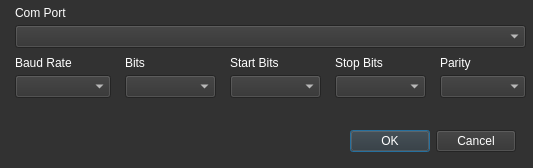
<?xml version="1.0" encoding="UTF-8"?>
<ui version="4.0">
 <class>ComPortDialog</class>
 <widget class="QDialog" name="ComPortDialog">
  <property name="windowModality">
   <enum>Qt::WindowModality::ApplicationModal</enum>
  </property>
  <property name="geometry">
   <rect>
    <x>0</x>
    <y>0</y>
    <width>533</width>
    <height>168</height>
   </rect>
  </property>
  <property name="windowTitle">
   <string>Com Port Dialog</string>
  </property>
  <property name="styleSheet">
   <string notr="true">background-color : rgb(50,50,50);
color: white;

</string>
  </property>
  <widget class="QDialogButtonBox" name="buttonBox">
   <property name="geometry">
    <rect>
     <x>340</x>
     <y>125</y>
     <width>176</width>
     <height>32</height>
    </rect>
   </property>
   <property name="orientation">
    <enum>Qt::Orientation::Horizontal</enum>
   </property>
   <property name="standardButtons">
    <set>QDialogButtonBox::StandardButton::Cancel|QDialogButtonBox::StandardButton::Ok</set>
   </property>
  </widget>
  <widget class="QLabel" name="ComLabel">
   <property name="geometry">
    <rect>
     <x>15</x>
     <y>5</y>
     <width>100</width>
     <height>16</height>
    </rect>
   </property>
   <property name="styleSheet">
    <string notr="true">QLabel::item {
   color : rgb(192, 28, 40);
}</string>
   </property>
   <property name="text">
    <string>Com Port</string>
   </property>
  </widget>
  <widget class="QLabel" name="BaudLable">
   <property name="geometry">
    <rect>
     <x>15</x>
     <y>55</y>
     <width>100</width>
     <height>16</height>
    </rect>
   </property>
   <property name="text">
    <string>Baud Rate</string>
   </property>
  </widget>
  <widget class="QLabel" name="StartLabel">
   <property name="geometry">
    <rect>
     <x>230</x>
     <y>55</y>
     <width>91</width>
     <height>16</height>
    </rect>
   </property>
   <property name="text">
    <string>Start Bits</string>
   </property>
  </widget>
  <widget class="QLabel" name="StopLabel">
   <property name="geometry">
    <rect>
     <x>335</x>
     <y>55</y>
     <width>91</width>
     <height>16</height>
    </rect>
   </property>
   <property name="text">
    <string>Stop Bits</string>
   </property>
  </widget>
  <widget class="QLabel" name="PartiyLable">
   <property name="geometry">
    <rect>
     <x>440</x>
     <y>55</y>
     <width>86</width>
     <height>16</height>
    </rect>
   </property>
   <property name="text">
    <string>Parity</string>
   </property>
  </widget>
  <widget class="QComboBox" name="PortValue">
   <property name="geometry">
    <rect>
     <x>15</x>
     <y>25</y>
     <width>511</width>
     <height>23</height>
    </rect>
   </property>
  </widget>
  <widget class="QComboBox" name="BaudValue">
   <property name="geometry">
    <rect>
     <x>15</x>
     <y>75</y>
     <width>96</width>
     <height>23</height>
    </rect>
   </property>
  </widget>
  <widget class="QComboBox" name="StartValue">
   <property name="geometry">
    <rect>
     <x>230</x>
     <y>75</y>
     <width>91</width>
     <height>23</height>
    </rect>
   </property>
  </widget>
  <widget class="QComboBox" name="StopValue">
   <property name="geometry">
    <rect>
     <x>335</x>
     <y>75</y>
     <width>91</width>
     <height>23</height>
    </rect>
   </property>
  </widget>
  <widget class="QComboBox" name="ParityValue">
   <property name="geometry">
    <rect>
     <x>440</x>
     <y>75</y>
     <width>86</width>
     <height>23</height>
    </rect>
   </property>
  </widget>
  <widget class="QComboBox" name="BitsValue">
   <property name="geometry">
    <rect>
     <x>125</x>
     <y>75</y>
     <width>91</width>
     <height>23</height>
    </rect>
   </property>
  </widget>
  <widget class="QLabel" name="BitsLabel">
   <property name="geometry">
    <rect>
     <x>125</x>
     <y>55</y>
     <width>91</width>
     <height>16</height>
    </rect>
   </property>
   <property name="text">
    <string>Bits</string>
   </property>
  </widget>
  <zorder>StopValue</zorder>
  <zorder>PartiyLable</zorder>
  <zorder>BitsLabel</zorder>
  <zorder>buttonBox</zorder>
  <zorder>StartLabel</zorder>
  <zorder>PortValue</zorder>
  <zorder>BitsValue</zorder>
  <zorder>StopLabel</zorder>
  <zorder>BaudValue</zorder>
  <zorder>BaudLable</zorder>
  <zorder>StartValue</zorder>
  <zorder>ParityValue</zorder>
  <zorder>ComLabel</zorder>
 </widget>
 <resources/>
 <connections>
  <connection>
   <sender>buttonBox</sender>
   <signal>accepted()</signal>
   <receiver>ComPortDialog</receiver>
   <slot>accept()</slot>
   <hints>
    <hint type="sourcelabel">
     <x>248</x>
     <y>254</y>
    </hint>
    <hint type="destinationlabel">
     <x>157</x>
     <y>274</y>
    </hint>
   </hints>
  </connection>
  <connection>
   <sender>buttonBox</sender>
   <signal>rejected()</signal>
   <receiver>ComPortDialog</receiver>
   <slot>reject()</slot>
   <hints>
    <hint type="sourcelabel">
     <x>316</x>
     <y>260</y>
    </hint>
    <hint type="destinationlabel">
     <x>286</x>
     <y>274</y>
    </hint>
   </hints>
  </connection>
 </connections>
</ui>
